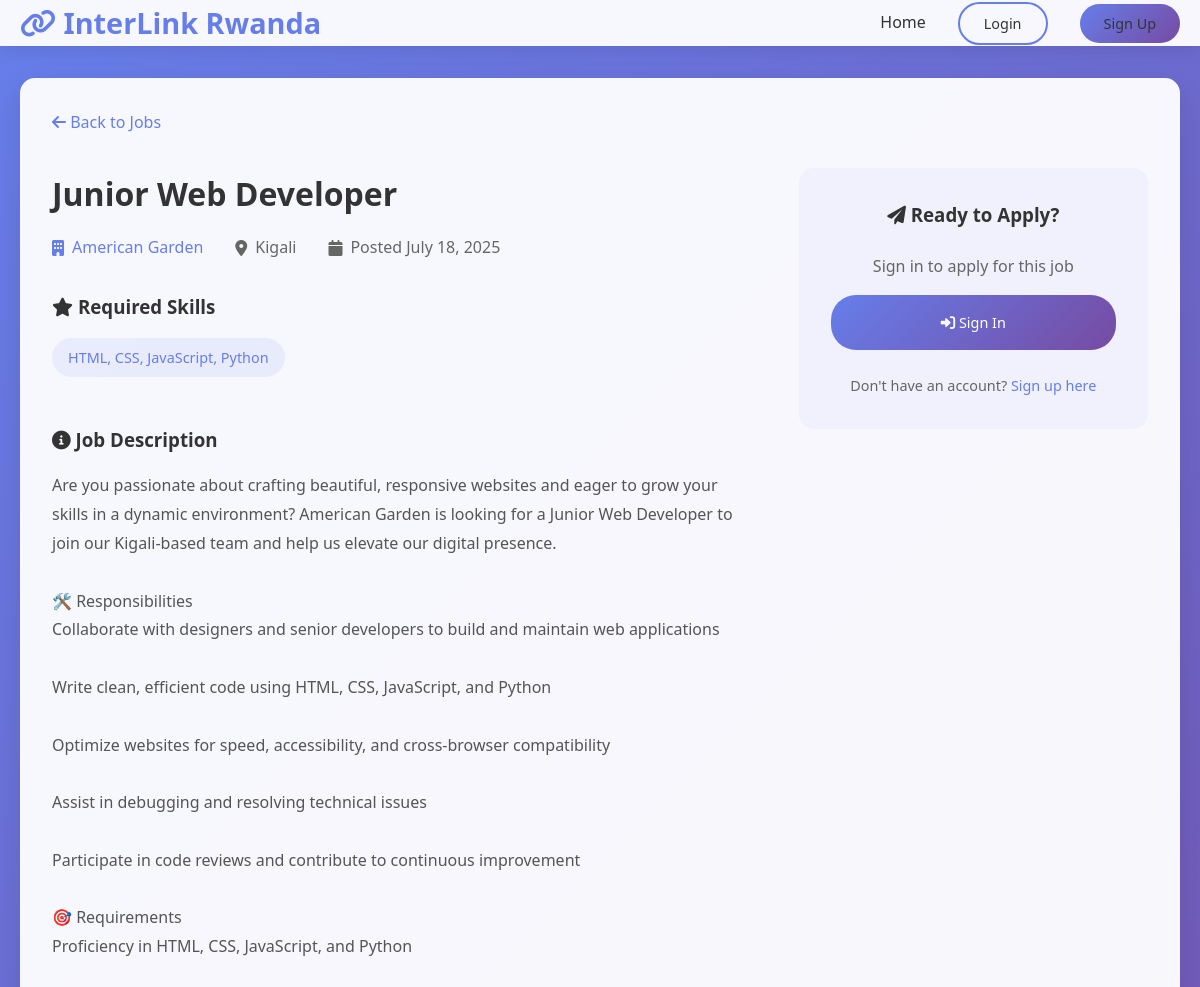
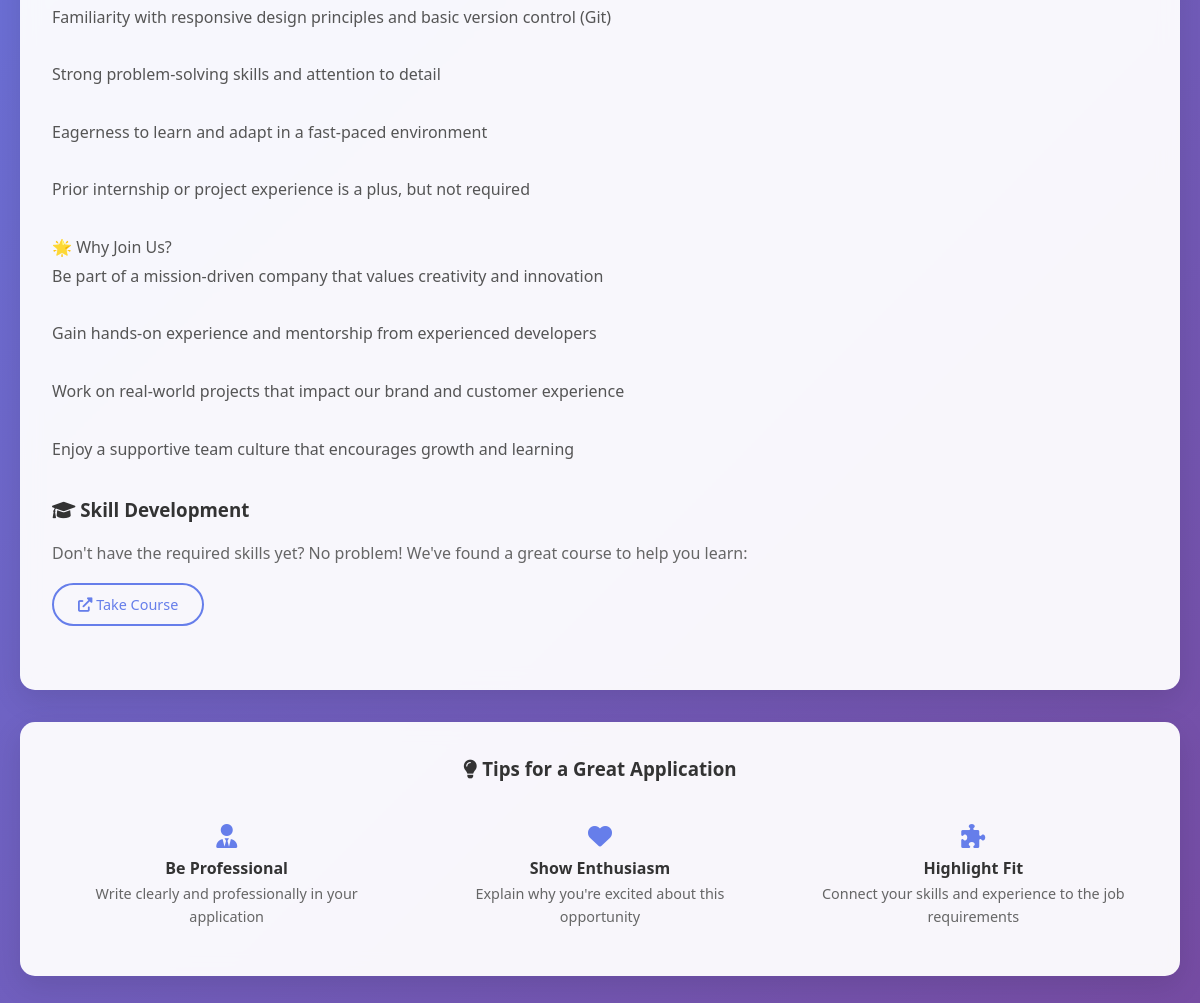
/job/1, run on the app's committed database (2 pictures, top to bottom).
### app.py (models this page shows)
class Job(db.Model):
    id = db.Column(db.Integer, primary_key=True)
    title = db.Column(db.String(200), nullable=False)
    description = db.Column(db.Text, nullable=False)
    skill_required = db.Column(db.String(200), nullable=False)
    course_link = db.Column(db.String(300))
    company = db.Column(db.String(200))
    location = db.Column(db.String(200))
    posted_by = db.Column(db.Integer, db.ForeignKey('user.id'), nullable=False)  # Link to job provider
    posted_at = db.Column(db.DateTime, default=datetime.utcnow)
    experience_level = db.Column(db.String(50), default='Entry Level')
    employment_type = db.Column(db.String(50), default='Full-time')
    salary_range = db.Column(db.String(100))
    poster = db.relationship('User', backref='posted_jobs')
    applications = db.relationship('Application', backref='job', lazy=True)

### app.py (the view)
@app.route('/job/<int:job_id>')
def job_detail(job_id):
    job = Job.query.get_or_404(job_id)
    public_applications = Application.query.filter_by(job_id=job_id, is_public=True).all()
    user_application = None
    if 'user_id' in session:
        user_application = Application.query.filter_by(
            user_id=session['user_id'],
            job_id=job_id
        ).first()
    return render_template('job_detail.html',
                         job=job,
                         applications=public_applications,
                         user_application=user_application)

### app.py (called while the page is built)
@app.context_processor
def inject_user():
    return dict(get_current_user=get_current_user)

### templates/job_detail.html (shortened to what this page needs)
{% extends "base.html" %}
{% block content %}
<div class="content-card">
    <div style="margin-bottom: 2rem;">
        <a href="{{ url_for('index') }}" style="color: #667eea; text-decoration: none;">
            <i class="fas fa-arrow-left"></i> Back to Jobs
        </a>
    </div>
    <div style="display: grid; grid-template-columns: 2fr 1fr; gap: 3rem; align-items: start;">
        <div>
            <h1 style="color: #333; margin-bottom: 1rem;">{{ job.title }}</h1>
            <div style="display: flex; gap: 2rem; margin-bottom: 2rem; flex-wrap: wrap;">
                <div style="display: flex; align-items: center; gap: 0.5rem; color: #667eea;">
                    <i class="fas fa-building"></i>
                    <span>{{ job.company or 'Company' }}</span>
                </div>
                <div style="display: flex; align-items: center; gap: 0.5rem; color: #666;">
                    <i class="fas fa-map-marker-alt"></i>
                    <span>{{ job.location or 'Location' }}</span>
                </div>
                <div style="display: flex; align-items: center; gap: 0.5rem; color: #666;">
                    <i class="fas fa-calendar"></i>
                    <span>Posted {{ job.posted_at.strftime('%B %d, %Y') }}</span>
                </div>
            </div>
            <div style="margin-bottom: 2rem;">
                <h3 style="color: #333; margin-bottom: 1rem;">
                    <i class="fas fa-star"></i> Required Skills
                </h3>
                <div class="job-skills" style="display: inline-block;">
                    {{ job.skill_required }}
                </div>
            </div>
            <div style="margin-bottom: 2rem;">
                <h3 style="color: #333; margin-bottom: 1rem;">
                    <i class="fas fa-info-circle"></i> Job Description
                </h3>
                <div style="line-height: 1.8; color: #555;">
                    {{ job.description|replace('\n', '<br>')|safe }}
                </div>
            </div>
            {% if job.course_link %}
                <div style="margin-bottom: 2rem;">
                    <h3 style="color: #333; margin-bottom: 1rem;">
                        <i class="fas fa-graduation-cap"></i> Skill Development
                    </h3>
                    <p style="color: #666; margin-bottom: 1rem;">
                        Don't have the required skills yet? No problem! We've found a great course to help you learn:
                    </p>
                    <a href="{{ job.course_link }}" target="_blank" class="btn btn-secondary">
                        <i class="fas fa-external-link-alt"></i> Take Course
                    </a>
                </div>
            {% endif %}
        </div>
        <div style="background: rgba(102, 126, 234, 0.05); padding: 2rem; border-radius: 15px; position: sticky; top: 2rem;">
            <h3 style="color: #333; margin-bottom: 1.5rem; text-align: center;">
                <i class="fas fa-paper-plane"></i> Ready to Apply?
            </h3>
            {% if session.user_id %}
                <a href="{{ url_for('apply', job_id=job.id) }}"
                   class="btn btn-primary"
                   style="width: 100%; text-align: center; padding: 1rem; margin-bottom: 1rem;">
                    <i class="fas fa-paper-plane"></i> Apply Now
                </a>
                <div style="text-align: center; font-size: 0.9rem; color: #666;">
                    <i class="fas fa-info-circle"></i>
                    Your application will be reviewed by our community
                </div>
            {% else %}
                <div style="text-align: center; margin-bottom: 1.5rem;">
                    <p style="color: #666; margin-bottom: 1rem;">
                        Sign in to apply for this job
                    </p>
                    <a href="{{ url_for('login') }}" class="btn btn-primary" style="width: 100%; text-align: center; padding: 1rem;">
                        <i class="fas fa-sign-in-alt"></i> Sign In
                    </a>
                </div>
                <div style="text-align: center; font-size: 0.9rem; color: #666;">
                    Don't have an account?
                    <a href="{{ url_for('register') }}" style="color: #667eea; text-decoration: none;">
                        Sign up here
                    </a>
                </div>
            {% endif %}
        </div>
    </div>
</div>
<div class="content-card">
    <h3 style="color: #333; margin-bottom: 1.5rem; text-align: center;">
        <i class="fas fa-lightbulb"></i> Tips for a Great Application
    </h3>
    <div style="display: grid; grid-template-columns: repeat(auto-fit, minmax(250px, 1fr)); gap: 1.5rem;">
        <div style="text-align: center; padding: 1rem;">
            <i class="fas fa-user-tie" style="font-size: 1.5rem; color: #667eea; margin-bottom: 0.5rem;"></i>
            <h4>Be Professional</h4>
            <p style="color: #666; font-size: 0.9rem;">Write clearly and professionally in your application</p>
        </div>
        <div style="text-align: center; padding: 1rem;">
            <i class="fas fa-heart" style="font-size: 1.5rem; color: #667eea; margin-bottom: 0.5rem;"></i>
            <h4>Show Enthusiasm</h4>
            <p style="color: #666; font-size: 0.9rem;">Explain why you're excited about this opportunity</p>
        </div>
        <div style="text-align: center; padding: 1rem;">
            <i class="fas fa-puzzle-piece" style="font-size: 1.5rem; color: #667eea; margin-bottom: 0.5rem;"></i>
            <h4>Highlight Fit</h4>
            <p style="color: #666; font-size: 0.9rem;">Connect your skills and experience to the job requirements</p>
        </div>
    </div>
</div>
{% endblock %}

### templates/base.html (style rules this page uses)
* { margin: 0; padding: 0; box-sizing: border-box; }
body { font-family: 'Segoe UI', Tahoma, Geneva, Verdana, sans-serif; line-height: 1.6; color: #333; background: linear-gradient(135deg, #667eea 0%, #764ba2 100%); min-height: 100vh; }
.btn { padding: 0.5rem 1.5rem; border: none; border-radius: 25px; cursor: pointer; font-weight: 500; text-decoration: none; display: inline-block; transition: all 0.3s ease; font-size: 0.9rem; }
.btn-primary { background: linear-gradient(135deg, #667eea, #764ba2); color: white; }
.btn-secondary { background: transparent; color: #667eea; border: 2px solid #667eea; }
.content-card { background: rgba(255, 255, 255, 0.95); backdrop-filter: blur(10px); border-radius: 15px; padding: 2rem; margin-bottom: 2rem; box-shadow: 0 10px 30px rgba(0, 0, 0, 0.1); }
.job-skills { background: rgba(102, 126, 234, 0.1); color: #667eea; padding: 0.5rem 1rem; border-radius: 20px; font-size: 0.9rem; display: inline-block; margin-bottom: 1rem; }

### data on the page
Job: title "Junior Web Developer", company "American Garden", location "Kigali", posted_at "July 18, 2025", skill_required "HTML, CSS, JavaScript, Python", description "Are you passionate about crafting beautiful, responsive websites and eager to grow your skills in a dynamic environment? American Garden is looking for a Junior Web Developer to join our Kigali-based team and help us elevate our digital presence. 🛠️ Responsibilities Collaborate with designers and senior developers to build and maintain web applications Write clean, efficient code using HTML, CSS, JavaScript, and Python Optimize websites for speed, accessibility, and cross-browser compatibility Assist in debugging and resolving technical issues Participate in code reviews and contribute to continuous improvement 🎯 Requirements Proficiency in HTML, CSS, JavaScript, and Python Familiarity with…"
